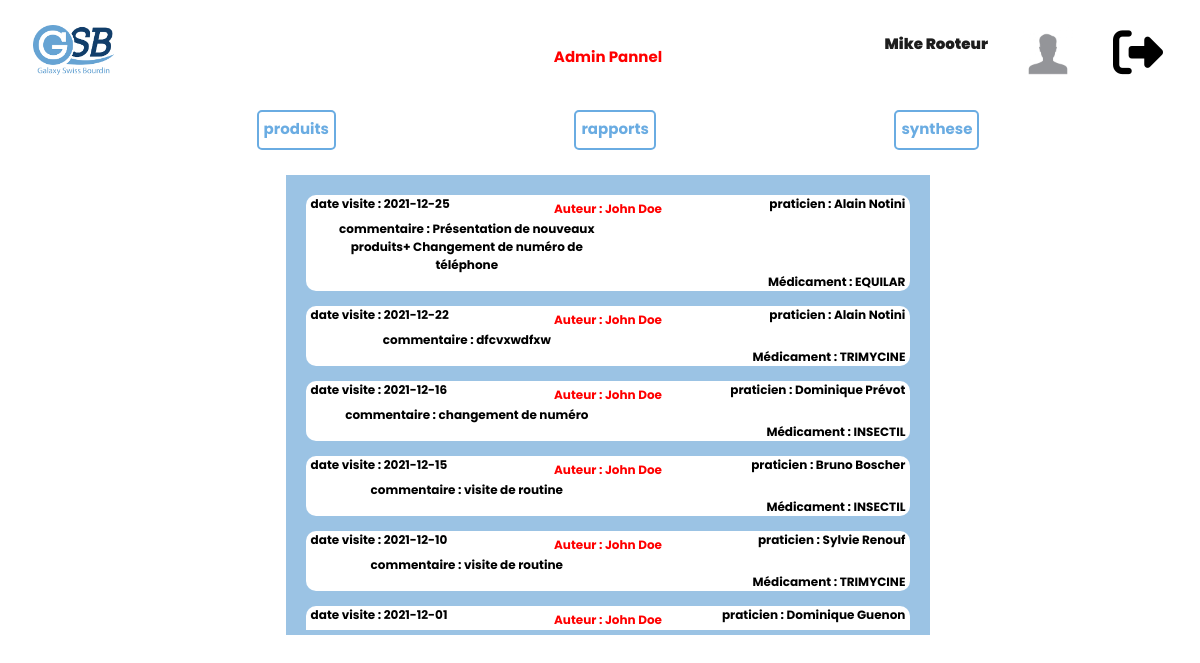
Page /admin_rapport.php (signed in) on the committed database.
### tables this page shows
CREATE TABLE IF NOT EXISTS `rapport` (
  `id_rapport` int(11) NOT NULL AUTO_INCREMENT,
  `rep_name` varchar(1000) NOT NULL,
  `rep_prenom` varchar(1000) NOT NULL,
  `motif` varchar(255) DEFAULT NULL,
  `date_visite` date NOT NULL,
  `prat` varchar(1000) NOT NULL,
  `coef` int(11) NOT NULL,
  `comment` varchar(1000) NOT NULL,
  `produit` varchar(1000) NOT NULL,
  PRIMARY KEY (`id_rapport`)
);

### admin_rapport.php (the view, shortened to what this page needs)
<?php
$connexion = pdo();
$sql3 = "SELECT * FROM rapport order by date_visite DESC ";
$reponse3 = $connexion->query($sql3);
?>
<!DOCTYPE html>
<html lang="en">
<head>
    <link rel="stylesheet" href="style_rapport.css">
</head>
<body>
<header>
    <div class="logo">
    <img src="logo.png" alt="">
    </div>
    <div class="admin">
        <p>Admin Pannel</p>
    </div>
    <div class="id">
    <div class="id_name">
    <p>
    <?php echo $_SESSION['prenom']; ?> <?php echo $_SESSION['nom']; ?>
    </p>
    </div>
    <div class="id_photo">
    <img src="pp.jpg" alt="">
    </div>
    <a href="logout.php">
    <i class="fas fa-sign-out-alt"></i>
    </a>
    </div>
</header>
<nav>
    <li>
    <a href="admin_produit.php">produits</a>
    <a href="admin_rapport.php">rapports</a>
    <a href="admin_synthese.php">synthese</a>
    </li>
</nav>
<main>
    <div class="result">
        <?php
            while ($data3 = $reponse3->fetch()) { ?>
    <div class="card">
    <div class="admin">
        Auteur :
    <?php echo $data3['rep_prenom']; ?> <?php echo $data3['rep_name']; ?>
    </div>
    <div class="date_visite">
    date visite :
    <?php
    echo $data3['date_visite']
    ?>
    </div>
    <div class="prat">
        praticien :
    <?php
    echo $data3['prat']
    ?>
    </div>
    <div class="comment">
        commentaire :
    <?php
    echo $data3['comment']
    ?>
    </div>
    <div class="produit">
        Médicament :
    <?php
    echo $data3['produit']
    ?>
    </div>
    </div>
    <?php
     }
     ?>
    </div>
</main>
</body>
</html>

### style_rapport.css (style rules this page uses)
body { font-family: 'Poppins', sans-serif; font-size: 15px; font-weight: bolder; width: 100vw; overflow-x: hidden; }
header { position: relative; height: 50px; margin: 25px; }
main { display: inline-flex; justify-content: space-evenly; height: 450px; width: 90vw; position: relative; left: 50%; transform: translateX(-50%); margin-top: 15px; }
.result { background: rgb(155, 195, 228);; height: 100%; width: 52.9vw; overflow-x: scroll; overflow-y: scroll; border: solid 5px rgb(155, 195, 228); text-align:center; }
.id { position: absolute; top: 50%; right: 0%; transform: translatey(-50%); display: inline-flex; }
.id > * { margin: 20px; font-size: 15px; }
.id_name { margin-right: 15px; color: rgb(29, 29, 29); font-weight: bolder; }
.id_photo { position: relative; }
.id_photo > img { width: 50px; height: auto; margin-top: 10px; }
.logo { position: absolute; top: 0%; left: 0%; }
.logo > img { height: 50px; width: auto; }
nav { display: inline-flex; max-width: 90vw; height: 40px; margin: 10px; }
li { display: inline-flex; justify-content: space-evenly; min-width: 100vw; max-width: 100vw; font-size: 15px; }
li > a { font-size: 15px; color: rgb(106, 172, 226); border:solid 2px rgb(106, 172, 226); border-radius: 5px; text-decoration: none; padding: 5px; }
.fa-sign-out-alt { color: black; font-size: 50px; margin-top: 10px; }
.card { position: relative; margin: 15px; background: white; border-radius: 10px; padding: 10px; font-size: 12px; }
.prat { position: absolute; right: 5px; top: 0%; }
.comment { border-radius: 10px; padding: 5px; margin: 10px 0 2px 0; max-width: 50%; }
.date_visite { position: absolute; left: 5px; top: 0%; }
.produit { position: absolute; right: 5px; bottom: 0%; }
.admin { color: red; position: absolute; top: 5px; left: 50%; transform: translateX(-50%); }

### rows in the picture
rapport: rep_prenom "John", rep_name "Doe", date_visite "2021-12-25", prat "Alain Notini", comment "Présentation de nouveaux produits+ Changement de numéro de téléphone", produit "EQUILAR"
rapport: rep_prenom "John", rep_name "Doe", date_visite "2021-12-22", prat "Alain Notini", comment "dfcvxwdfxw", produit "TRIMYCINE"
rapport: rep_prenom "John", rep_name "Doe", date_visite "2021-12-16", prat "Dominique Prévot", comment "changement de numéro", produit "INSECTIL"
rapport: rep_prenom "John", rep_name "Doe", date_visite "2021-12-15", prat "Bruno Boscher", comment "visite de routine", produit "INSECTIL"
rapport: rep_prenom "John", rep_name "Doe", date_visite "2021-12-10", prat "Sylvie Renouf", comment "visite de routine", produit "TRIMYCINE"
rapport: rep_prenom "John", rep_name "Doe", date_visite "2021-12-01", prat "Dominique Guenon"

### other values in the picture
$_SESSION['prenom'] "Mike"
$_SESSION['nom'] "Rooteur"
